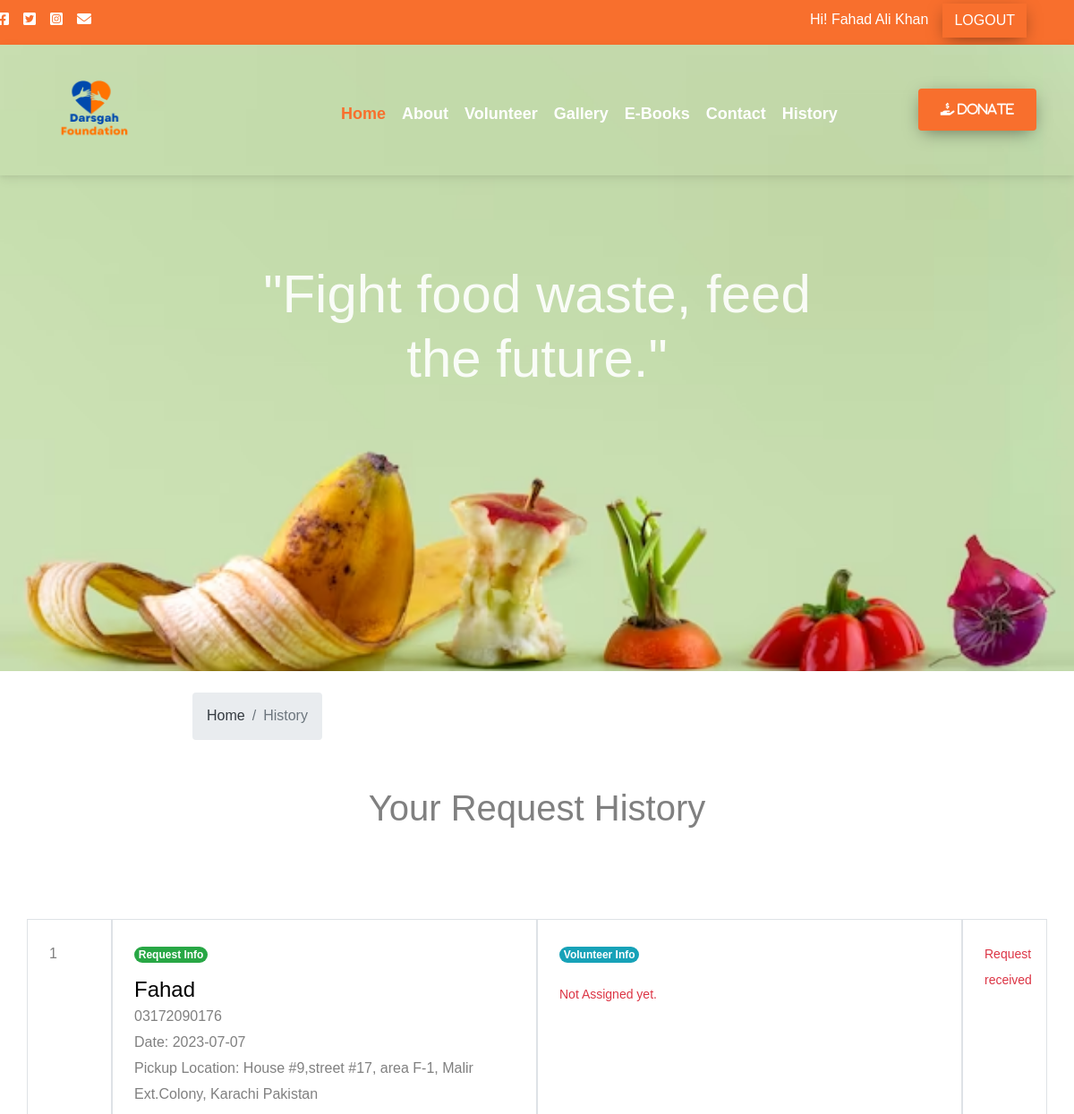
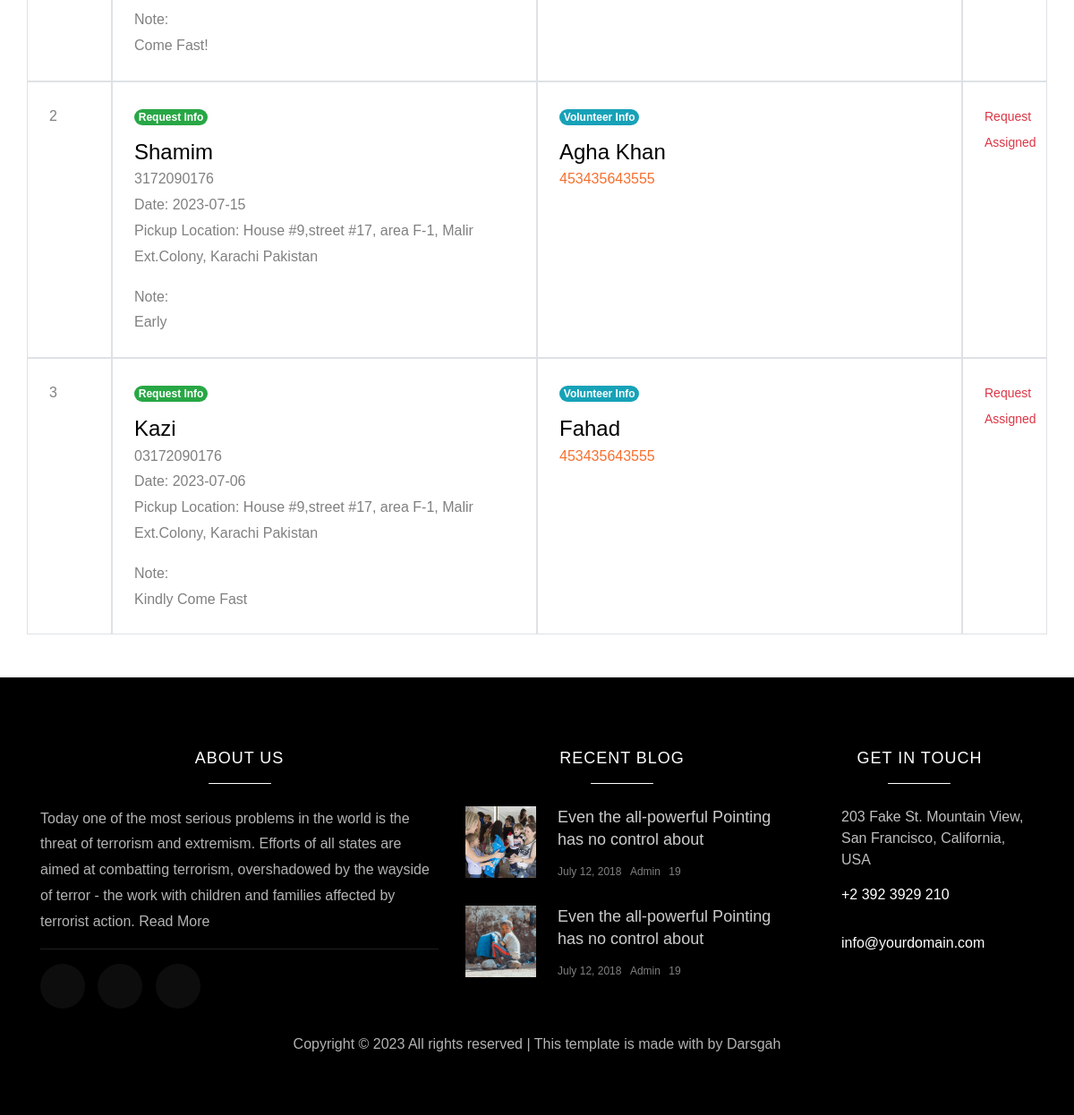
The app's page /history.php (signed in) with its own data (2 pictures, top to bottom).
### tables this page shows
CREATE TABLE `tbl_fooddonate` (
  `id` int(11) NOT NULL,
  `name` varchar(255) NOT NULL,
  `phone` varchar(255) NOT NULL,
  `date` date NOT NULL,
  `address` text NOT NULL,
  `message` text NOT NULL,
  `status` int(11) NOT NULL,
  `userid` int(11) NOT NULL,
  `vid` int(11) NOT NULL
);

CREATE TABLE `tbl_volunteer` (
  `id` int(11) NOT NULL,
  `name` varchar(150) NOT NULL,
  `email` varchar(50) NOT NULL,
  `contact` varchar(12) NOT NULL,
  `address` text NOT NULL,
  `profile` text NOT NULL,
  `status` int(11) NOT NULL,
  `user` int(11) NOT NULL
);

### history.php (the view, shortened to what this page needs)
<?php
include_once 'partial/header.php';
include("connection.php");
?>
<div class="hero-wrap" style="background-image: url('images/foodwaste.avif');" data-stellar-background-ratio="0.5">
    <div class="container">
        <div class="row no-gutters slider-text align-items-center justify-content-center" data-scrollax-parent="true">
            <div class="col-md-7  text-center" data-scrollax=" properties: { translateY: '70%' }">
                <h1 class="mb-4" data-scrollax="properties: { translateY: '30%', opacity: 1.6 }">"Fight food waste, feed the future."</h1>
            </div>
        </div>
    </div>
</div>
<div class="d-flex col-md-8 mx-auto py-4">
    <nav style="--bs-breadcrumb-divider: '>';" aria-label="breadcrumb">
        <ol class="breadcrumb">
            <li class="breadcrumb-item"><a href="index.php" class="text-dark text-decoration-none">Home</a></li>
            <li class="breadcrumb-item active"><b>History</b></li>
        </ol>
    </nav>
</div>
<div class="container text-center">
    <p class="fs-1 pb-4"><b>Your Request History</b></p>
</div>
<div class="py-5">
    <div class="container">
        <?php
        if (isset($_SESSION['logined'])) {
            $id = $_SESSION['userid'];
            $sql = "SELECT tbl_fooddonate.name AS name, tbl_fooddonate.phone AS phone, tbl_fooddonate.date AS date, tbl_fooddonate.address AS address, tbl_fooddonate.message AS message, tbl_fooddonate.status AS status, tbl_volunteer.name AS vname, tbl_volunteer.contact AS vphone FROM tbl_fooddonate LEFT JOIN tbl_volunteer ON tbl_fooddonate.vid = tbl_volunteer.id WHERE userid = $id";
            $res = mysqli_query($con, $sql);
            if ($res) {
                $c = 1;
                foreach ($res as $key) {
                    ?>
                    <div class="row">
                        <div class="col-md-1 border p-4">
                            <p><?= $c ?></p>
                        </div>
                        <div class="col-md-5 border p-4">
                            <span class="badge rounded-pill bg-success">Request Info</span>
                            <h4 class="mb-0 mt-2"><?= $key['name'] ?></h4>
                            <p class="mb-0"><?= $key['phone'] ?></p>
                            <p class="mb-0">Date: <?= $key['date'] ?></p>
                            <p class="">Pickup Location: <?= $key['address'] ?></p>
                            <p class="mb-0"><b>Note:</b><br> <?= $key['message'] ?></p>
                        </div>
                        <div class="col-md-5 border p-4">
                            <span class="badge rounded-pill bg-info">Volunteer Info</span>
                            <?php if ($key['status'] == 0) {
                                echo "<p class='mt-3'><small class='text-danger'>Not Assigned yet.</small></p>";
                            } else { ?>
                                <h4 class="mb-0 mt-2"><?= $key['vname'] ?></h4>
                                <p class="mb-0"><a href="tel:<?= $key['vphone'] ?>"><?= $key['vphone'] ?></a></p>
                            <?php } ?>
                        </div>
                        <div class="col-md-1 border p-4">
                            <p><?php if ($key['status'] == 0) {
                                    echo "<small class='text-danger'>Request received</small>";
                                } else if ($key['status'] == 1) {
                                    echo "<small class='text-danger'>Request Assigned</small>";
                                } ?></p>
                        </div>
                    </div>
                <?php
                    $c++;
                }
            } else {
                echo "Error executing query: " . mysqli_error($con);
            }
        }
        ?>
    </div>
</div>
<?php
include_once 'partial/footer.php';
?>

### records on screen
tbl_fooddonate: name "Fahad", phone "03172090176", date "2023-07-07", address "House #9,street #17, area F-1, Malir Ext.Colony, Karachi Pakistan", message "Come Fast!", status "Not Assigned yet."
tbl_fooddonate: name "Shamim", phone "3172090176", date "2023-07-15", address "House #9,street #17, area F-1, Malir Ext.Colony, Karachi Pakistan", message "Early", tbl_volunteer.name "Agha Khan", tbl_volunteer.contact "453435643555", status "Request Assigned"
tbl_fooddonate: name "Kazi", phone "03172090176", date "2023-07-06", address "House #9,street #17, area F-1, Malir Ext.Colony, Karachi Pakistan", message "Kindly Come Fast", tbl_volunteer.name "Fahad", tbl_volunteer.contact "453435643555", status "Request Assigned"

### other values on screen
$_SESSION['username'] "Fahad Ali Khan"
